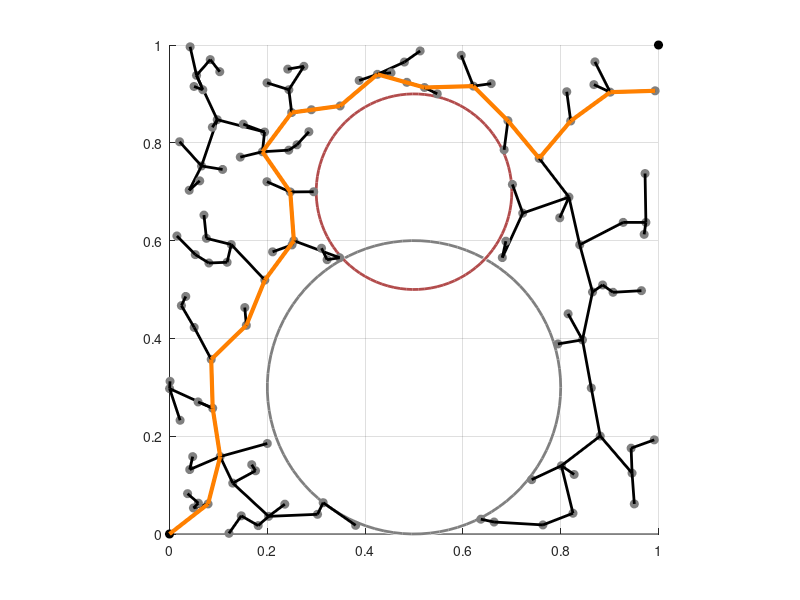

Recreate this plot in MATLAB.
clear
close all

% Define start and goal positions
theta_start.coord = [0; 0];
theta_goal = [1; 1];

% Define obstacles
center = [0.5; 0.3];
radius = 0.3;
center2 = [0.5; 0.7]; % Second obstacle center
radius2 = 0.2;        % Second obstacle radius

% Parameters
epsilon = 0.1;
delta = 0.1;
N = 1000;

% Visualize environment
figure
grid on
hold on
axis([0, 1, 0, 1])
axis equal
viscircles(center', radius, 'Color', [0.5, 0.5, 0.5]);
viscircles(center2', radius2, 'Color', [0.7, 0.3, 0.3]); % Visualizing the second obstacle
plot(0, 0, 'ko', 'MarkerFaceColor', 'k')
plot(1, 1, 'ko', 'MarkerFaceColor', 'k')

% Initialize tree
theta_start.parent = 0;
G(1) = theta_start;

for idx = 1:N
    
    % Stop if the last node in G is close to theta_goal
    if norm(G(end).coord  - theta_goal) < epsilon
        break
    end

    % sample random joint position
    theta_rand = rand(2,1);
    % theta_rand = theta_goal;
    % if rand() < 0.8
    %     theta_rand = rand(2,1);
    % end
    
    % Find node in G nearest to theta_rand
    min_dist = inf;
    theta_near_index = 0;

    for jdx = 1:length(G)
        coord = G(jdx).coord;
        dist = norm(theta_rand - coord);
        if dist < min_dist
            min_dist = dist;
            theta_near_index = jdx;
        end
    end

    theta_near = G(theta_near_index);
    % Take a step from theta_near towards theta_rand
    vec_to_rand = theta_rand - theta_near.coord;
    dist_to_rand = norm(vec_to_rand);
    if dist_to_rand < delta
        theta_new.coord = theta_rand;
    else
        theta_new.coord = theta_near.coord + delta * ...
        vec_to_rand/dist_to_rand;
    end
    
    % Check if theta_new is collision free with both obstacles
    dist_to_obs1 = norm(theta_new.coord - center);
    dist_to_obs2 = norm(theta_new.coord - center2);
    if dist_to_obs1 < radius || dist_to_obs2 < radius2
        continue
    end

    % If collision free, add theta_new to tree with parent theta_near
    theta_new.parent = theta_near_index;
    G = [G, theta_new];

    % Plot node and edge
    plot(theta_new.coord(1), theta_new.coord(2), 'o', 'Color', [0.5, 0.5, 0.5], ...
    'MarkerFaceColor', [0.5, 0.5, 0.5])
    line([theta_near.coord(1), theta_new.coord(1)], [theta_near.coord(2), ...
    theta_new.coord(2)], 'Color', 'k', 'LineWidth', 2);
    drawnow

end

% Work backwards from the final node to the root of the tree
child_theta = G(end);
while child_theta.parent ~= 0

    parent_theta_index = child_theta.parent;
    parent_theta = G(parent_theta_index);
    line([child_theta.coord(1), parent_theta.coord(1)], ...
        [child_theta.coord(2), parent_theta.coord(2)], ...
        'Color', [1, 0.5, 0], 'LineWidth', 3);
    child_theta = parent_theta;
end
